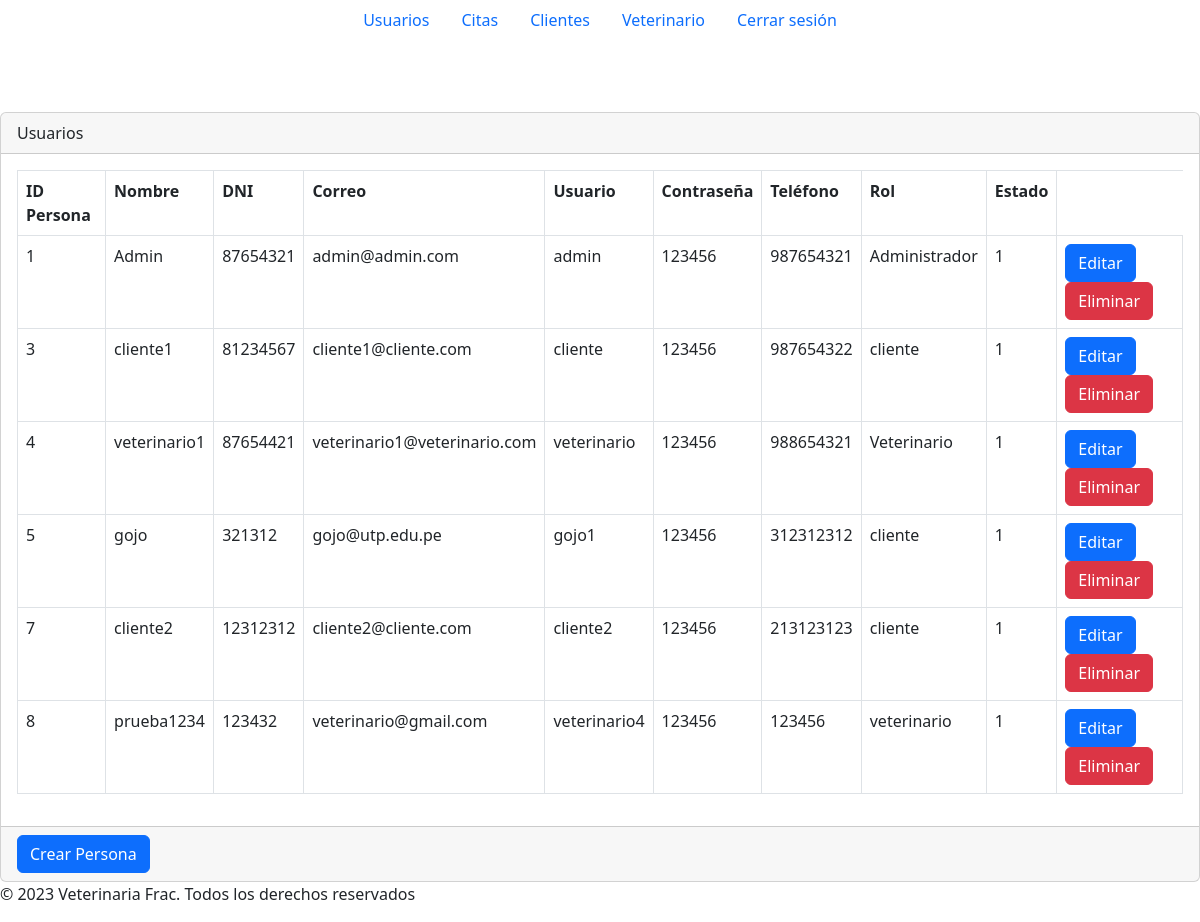
The app's page /secciones/usuarios/index.php, older data.
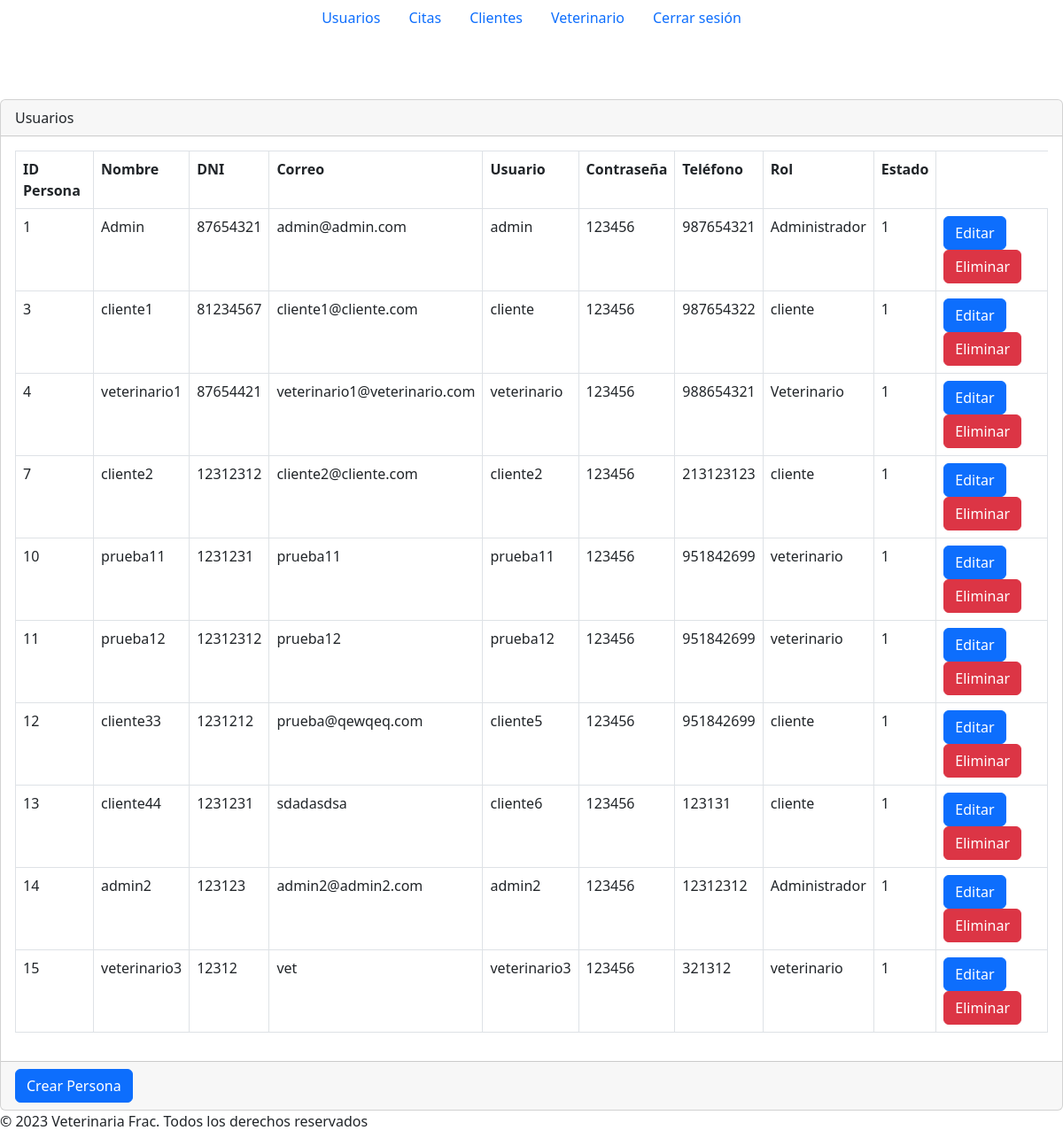
The same page, newer data.
### tables this page shows
CREATE TABLE `persona` (
  `id` int(8) NOT NULL,
  `nombre` varchar(255) NOT NULL,
  `dni` int(8) NOT NULL,
  `correo` varchar(255) NOT NULL,
  `usuario` varchar(255) NOT NULL,
  `contrasenia` varchar(255) NOT NULL,
  `telefono` int(9) NOT NULL,
  `rol` varchar(255) NOT NULL,
  `estado` tinyint(1) NOT NULL
);

### secciones/usuarios/index.php (the view, shortened to what this page needs)
<?php
include("../../config/bd.php");
function getDatosPersona($conn) {
    $sql = "SELECT id, nombre, dni, correo, usuario, contrasenia, telefono, rol, estado
    FROM persona;";
    $result = $conn->query($sql);
    if ($result->num_rows > 0) {
        return $result->fetch_all(MYSQLI_ASSOC);
    } else {
        return [];
    }
}
$reservations = getDatosPersona($conn);
?>
<?php include("../../plantillas/header.php")?>
<br />
<br />
<br />
<div class="card">
    <div class="card-header">
        Usuarios
    </div>
    <div class="card-body">
        <div class="table-responsive-sm">
            <table class="table table-bordered">
            <tr>
                <th>ID Persona</th>
                <th>Nombre</th>
                <th>DNI</th>
                <th>Correo</th>
                <th>Usuario</th>
                <th>Contraseña</th>
                <th>Teléfono</th>
                <th>Rol</th>
                <th>Estado</th>
            </tr>
            <?php foreach ($reservations as $reservation) : ?>
                <tr>
                    <td><?php echo $reservation['id']; ?></td>
                    <td><?php echo $reservation['nombre']; ?></td>
                    <td><?php echo $reservation['dni']; ?></td>
                    <td><?php echo $reservation['correo']; ?></td>
                    <td><?php echo $reservation['usuario']; ?></td>
                    <td><?php echo $reservation['contrasenia']; ?></td>
                    <td><?php echo $reservation['telefono']; ?></td>
                    <td><?php echo $reservation['rol']; ?></td>
                    <td><?php echo $reservation['estado']; ?></td>
                    <td>
                        <a href="editar.php?id=<?php echo $reservation['id']; ?>" class="btn btn-primary">Editar</a>
                        <a href="index.php?id=<?php echo $reservation['id']; ?>" class="btn btn-danger">Eliminar</a>
                    </td>
                    </tr>
            <?php endforeach; ?>
            </table>
        </div>
    </div>
    <div class="card-footer text-muted">
    <a href="crear.php?id=<?php echo $reservation['id']; ?>" class="btn btn-primary">Crear Persona</a>
    </div>
</div>
<?php include("../../plantillas/footer.php")?>

### plantillas/header.php (shortened to what this page needs)
<?php
$url_base="http://localhost/veterinaria_frac_bs5/";
?>
<!doctype html>
<html lang="en">
<head>
  <link href="https://cdn.jsdelivr.net/npm/bootstrap@5.2.1/dist/css/bootstrap.min.css" rel="stylesheet"
>
    <link rel="stylesheet" href="https://cdn.datatables.net/1.13.6/css/jquery.dataTables.css" />
</head>
<body>
  <header>
    <nav class="nav justify-content-center  ">
      <a class="nav-link active" href="<?php echo $url_base?>secciones/usuarios/index.php" aria-current="page">Usuarios</a>
      <a class="nav-link active" href="<?php echo $url_base?>secciones/reservas/index.php" aria-current="page">Citas</a>
      <a class="nav-link active" href="<?php echo $url_base?>secciones/clientes/index.php" aria-current="page">Clientes</a>
      <a class="nav-link active" href="<?php echo $url_base?>secciones/veterinario/index.php" aria-current="page">Veterinario</a>
      <a class="nav-link active" href="<?php echo $url_base?>" aria-current="page">Cerrar sesión</a>
    </nav>
  </header>
  <main>

### plantillas/footer.php (shortened to what this page needs)
</main>
  <footer>
    <div class="pie-pagina">
      <div class="parrafo">
        <p>© 2023 Veterinaria Frac. Todos los derechos reservados</p>
      </div>
    </div>
  </footer>
</body>
</html>

Row changes from the older to the newer data that the page shows:
removed persona: id "5", nombre "gojo", dni "321312", correo "gojo@utp.edu.pe", usuario "gojo1", contrasenia "123456", telefono "312312312", rol "cliente", estado "1"
removed persona: id "8", nombre "prueba1234", dni "123432", correo "veterinario@gmail.com", usuario "veterinario4", contrasenia "123456", telefono "123456", rol "veterinario", estado "1"
added persona: id "10", nombre "prueba11", dni "1231231", correo "prueba11", usuario "prueba11", contrasenia "123456", telefono "951842699", rol "veterinario", estado "1"
added persona: id "11", nombre "prueba12", dni "12312312", correo "prueba12", usuario "prueba12", contrasenia "123456", telefono "951842699", rol "veterinario", estado "1"
added persona: id "12", nombre "cliente33", dni "1231212", correo "prueba@qewqeq.com", usuario "cliente5", contrasenia "123456", telefono "951842699", rol "cliente", estado "1"
added persona: id "13", nombre "cliente44", dni "1231231", correo "sdadasdsa", usuario "cliente6", contrasenia "123456", telefono "123131", rol "cliente", estado "1"
added persona: id "14", nombre "admin2", dni "123123", correo "admin2@admin2.com", usuario "admin2", contrasenia "123456", telefono "12312312", rol "Administrador", estado "1"
added persona: id "15", nombre "veterinario3", dni "12312", correo "vet", usuario "veterinario3", contrasenia "123456", telefono "321312", rol "veterinario", estado "1"
